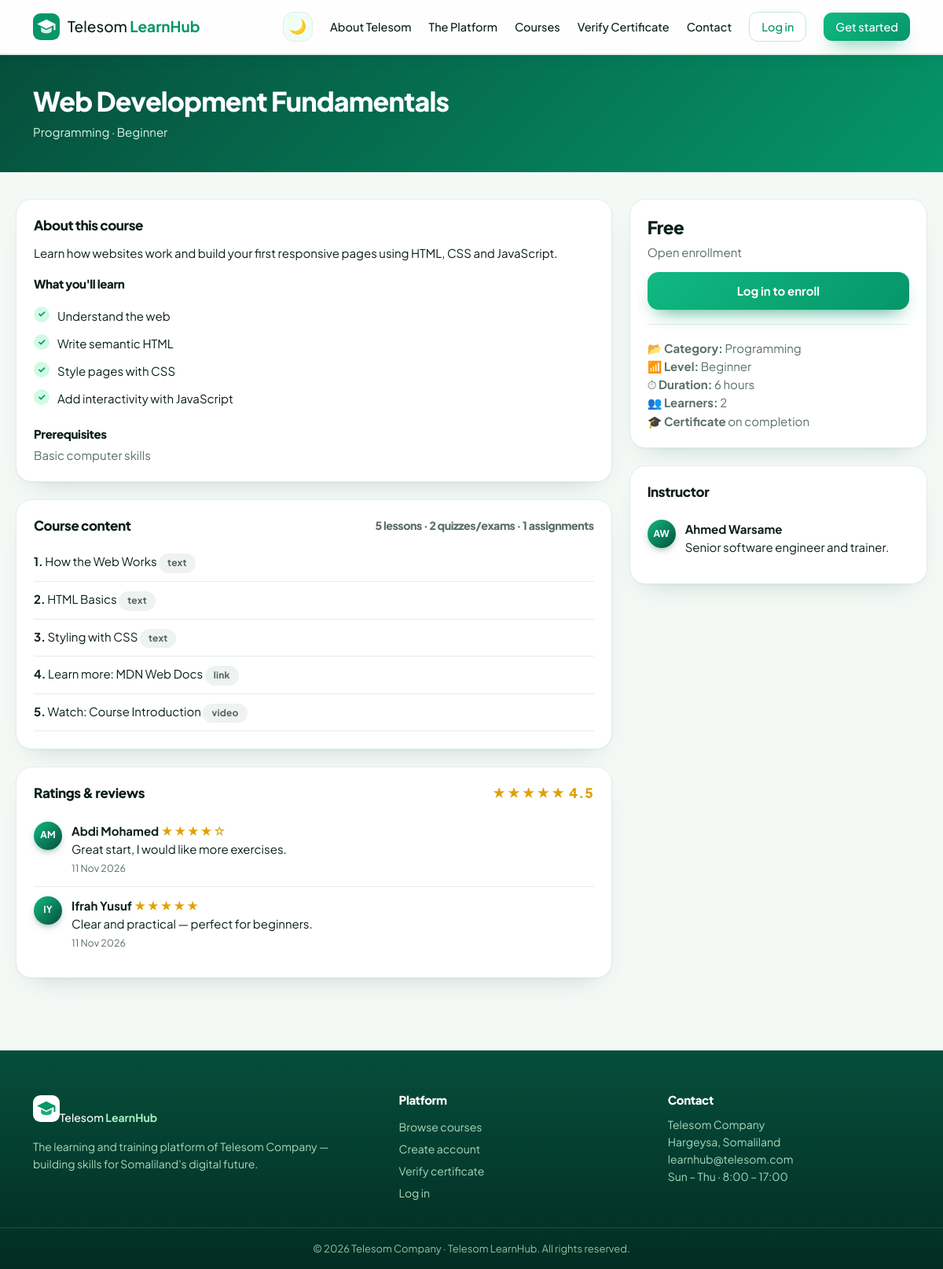
The app's page /course.php?id=1 with its own data.
### tables this page shows
CREATE TABLE courses (
  id INT AUTO_INCREMENT PRIMARY KEY, title VARCHAR(160) NOT NULL, description TEXT, category_id INT,
  instructor_id INT NOT NULL, org_id INT NULL, level ENUM('Beginner','Intermediate','Advanced') DEFAULT 'Beginner',
  duration VARCHAR(40), objectives TEXT, prerequisites TEXT,
  enroll_type ENUM('free','paid','approval','private') DEFAULT 'free', price DECIMAL(8,2) DEFAULT 0,
  status ENUM('pending','approved','rejected') DEFAULT 'pending', created_at TIMESTAMP DEFAULT CURRENT_TIMESTAMP,
  FOREIGN KEY (category_id) REFERENCES categories(id) ON DELETE SET NULL,
  FOREIGN KEY (instructor_id) REFERENCES users(id) ON DELETE CASCADE
);

CREATE TABLE categories (id INT AUTO_INCREMENT PRIMARY KEY, name VARCHAR(80) NOT NULL UNIQUE);

CREATE TABLE lessons (
  id INT AUTO_INCREMENT PRIMARY KEY, course_id INT NOT NULL, title VARCHAR(160) NOT NULL,
  type ENUM('text','video','audio','pdf','document','image','link') DEFAULT 'text',
  content TEXT, url VARCHAR(500), file VARCHAR(255), position INT DEFAULT 0,
  FOREIGN KEY (course_id) REFERENCES courses(id) ON DELETE CASCADE
);

CREATE TABLE reviews (
  id INT AUTO_INCREMENT PRIMARY KEY, course_id INT NOT NULL, user_id INT NOT NULL, rating TINYINT NOT NULL, body TEXT, reported TINYINT DEFAULT 0,
  created_at TIMESTAMP DEFAULT CURRENT_TIMESTAMP, UNIQUE(course_id, user_id),
  FOREIGN KEY (course_id) REFERENCES courses(id) ON DELETE CASCADE, FOREIGN KEY (user_id) REFERENCES users(id) ON DELETE CASCADE
);

CREATE TABLE users (
  id INT AUTO_INCREMENT PRIMARY KEY,
  name VARCHAR(120) NOT NULL, email VARCHAR(150) NOT NULL UNIQUE, password VARCHAR(255) NOT NULL,
  role ENUM('admin','instructor','learner','organization') NOT NULL DEFAULT 'learner',
  org_id INT NULL, phone VARCHAR(30), country VARCHAR(60), bio TEXT, education VARCHAR(255), skills VARCHAR(255), signatory VARCHAR(120) NULL, signatory_title VARCHAR(120) NULL,
  org_status ENUM('pending','approved','rejected') NOT NULL DEFAULT 'approved',
  status ENUM('active','suspended') NOT NULL DEFAULT 'active', created_at TIMESTAMP DEFAULT CURRENT_TIMESTAMP
);

### course.php (the view, shortened to what this page needs)
<?php
require 'includes/config.php';
$u = me(); $id = (int)($_GET['id'] ?? 0);
$c = one("SELECT c.*, u.name inst, u.bio ibio, k.name cat FROM courses c JOIN users u ON u.id=c.instructor_id LEFT JOIN categories k ON k.id=c.category_id WHERE c.id=?", [$id]);
$mgr = $u && can_manage($c, $u);
$en = $u ? one("SELECT * FROM enrollments WHERE user_id=? AND course_id=?", [$u['id'], $id]) : null;
$active = $en && $en['status'] === 'active';
$lessons = all("SELECT * FROM lessons WHERE course_id=? ORDER BY position,id", [$id]);
$nq = one("SELECT COUNT(*) c FROM quizzes WHERE course_id=?", [$id])['c']; $na = one("SELECT COUNT(*) c FROM assignments WHERE course_id=?", [$id])['c'];
$rv = all("SELECT r.*, u.name FROM reviews r JOIN users u ON u.id=r.user_id WHERE r.course_id=? ORDER BY r.id DESC", [$id]);
$avg = $rv ? array_sum(array_column($rv, 'rating')) / count($rv) : 0; $mine_rv = $u ? one("SELECT * FROM reviews WHERE course_id=? AND user_id=?", [$id, $u['id']]) : null;
$layout = $u ? 'app' : 'public'; $title = $c['title']; include 'includes/header.php';
if (!$u): ?><div class="hero-sm"><div class="wrap"><h1><?= e($c['title']) ?></h1><p><?= e($c['cat']) ?> · <?= e($c['level']) ?></p></div></div><div class="wrap pubc"><?php endif; ?>
<div class="cols">
 <div>
  <div class="card"><h3>About this course <?php if ($c['status'] !== 'approved'): ?><span class="badge warn"><?= e($c['status']) ?></span><?php endif; ?></h3>
    <p style="color:var(--ink);white-space:pre-line"><?= e($c['description']) ?></p>
    <?php if ($c['objectives']): ?><h4 style="margin:18px 0 6px">What you'll learn</h4><ul class="checks"><?php foreach (explode('|', str_replace("\n", '|', $c['objectives'])) as $o) if (trim($o)) echo '<li>'.e(trim($o)).'</li>'; ?></ul><?php endif; ?>
    <?php if ($c['prerequisites']): ?><h4 style="margin:18px 0 6px">Prerequisites</h4><p><?= e($c['prerequisites']) ?></p><?php endif; ?>
  </div>
  <div class="card"><h3>Course content <small class="muted"><?= count($lessons) ?> lessons · <?= $nq ?> quizzes/exams · <?= $na ?> assignments</small></h3>
    <?php foreach ($lessons as $i => $l): ?><div style="padding:10px 0;border-bottom:1px solid var(--line)"><b><?= $i + 1 ?>.</b> <?= e($l['title']) ?> <span class="badge grey"><?= e($l['type']) ?></span></div><?php endforeach; if (!$lessons) echo '<p class="muted">No lessons yet.</p>'; ?>
  </div>
  <div class="card" id="reviews"><h3>Ratings & reviews <span class="star"><?= $avg ? stars($avg).' '.number_format($avg, 1) : '' ?></span></h3>
    <?php foreach ($rv as $r): ?><div class="cmt"><span class="av"><?= e(initials($r['name'])) ?></span><div style="flex:1"><b><?= e($r['name']) ?></b> <span class="star"><?= stars($r['rating']) ?></span><p><?= e($r['body']) ?></p><small><?= fdate($r['created_at']) ?></small></div>
      </div><?php endforeach; ?>
  </div>
 </div>
 <div>
  <div class="card"><h2 style="margin-bottom:6px"><?= $c['enroll_type'] === 'paid' ? '$'.number_format($c['price'], 2) : ($c['enroll_type'] === 'private' ? 'Private' : 'Free') ?></h2>
    <p style="margin-bottom:14px"><?= ['free' => 'Open enrollment', 'paid' => 'One-time payment', 'approval' => 'Instructor approval required', 'private' => 'Assigned by your organization'][$c['enroll_type']] ?></p>
    <?php if ($active): ?><a class="btn btn-block" href="learn.php?course=<?= $id ?>">Continue learning</a>
    <?php elseif ($en): ?><span class="badge warn"><?= $c['enroll_type'] === 'paid' ? 'Payment awaiting confirmation' : 'Enrollment pending approval' ?></span><?php if ($c['enroll_type'] === 'paid'): ?><p style="margin-top:8px"><a href="payments.php">View payment status →</a></p><?php endif; ?>
    <?php elseif ($mgr): ?><a class="btn btn-block" href="course_edit.php?id=<?= $id ?>">Manage course</a>
    <?php elseif (!$u): ?><a class="btn btn-block" href="login.php">Log in to enroll</a>
    <?php elseif ($u['role'] !== 'learner'): ?><p class="muted">Only learner accounts can enroll.</p>
    <?php elseif ($c['enroll_type'] === 'private'): ?><p class="muted">Your organization will assign this course to you.</p>
    <?php elseif ($c['enroll_type'] === 'paid'): ?><a class="btn btn-block" href="checkout.php?course=<?= $id ?>">💳 Pay & enroll</a><small class="muted" style="display:block;margin-top:8px">ZAAD · eDahab · Bank transfer</small>
    <?php else: ?><form method="post"><?= csrf_field() ?><input type="hidden" name="action" value="enroll"><button class="btn btn-block"><?= ['free' => 'Enroll for free', 'approval' => 'Request to join'][$c['enroll_type']] ?></button></form><?php endif; ?>
    <hr style="border:0;border-top:1px solid var(--line);margin:18px 0">
    <p>📂 <b>Category:</b> <?= e($c['cat']) ?></p><p>📶 <b>Level:</b> <?= e($c['level']) ?></p><p>⏱ <b>Duration:</b> <?= e($c['duration']) ?></p><p>👥 <b>Learners:</b> <?= $n ?></p><p>🎓 <b>Certificate</b> on completion</p>
  </div>
  <div class="card"><h3>Instructor</h3><div class="cmt" style="border:0"><span class="av"><?= e(initials($c['inst'])) ?></span><div><b><?= e($c['inst']) ?></b><p><?= e($c['ibio']) ?></p></div></div></div>
 </div>
</div>
<?php if (!$u) echo '</div>'; include 'includes/footer.php'; ?>

### includes/header.php (shortened to what this page needs)
<?php
require_once __DIR__.'/config.php';
$u = me(); $layout = $layout ?? 'app'; $title = $title ?? 'Telesom LearnHub';
?><!DOCTYPE html>
<html lang="en"><head>
<link rel="stylesheet" href="assets/css/style.css"><link rel="stylesheet" href="assets/css/theme.css"></head>
<body class="<?= $layout === 'auth' ? 'authpage' : e($layout) ?>">
<?php if ($layout === 'auth'): ?>
<button class="tg theme-btn theme-fab" type="button" title="Night / day mode" aria-label="Toggle night and day mode"><span class="ti">🌙</span></button>
<?php elseif ($layout === 'public'): ?>
<header class="nav"><div class="wrap nav-in">
  <a class="brand" href="index.php"><?= logo() ?><span>Telesom <b>LearnHub</b></span></a>
  <nav class="nav-links"><button class="tg theme-btn" type="button" title="Night / day mode" aria-label="Toggle night and day mode"><span class="ti">🌙</span></button>
    <a href="index.php#about">About Telesom</a><a href="index.php#platform">The Platform</a><a href="courses.php">Courses</a><a href="verify.php">Verify Certificate</a><a href="index.php#contact">Contact</a>
    <?php if ($u): ?><a class="btn btn-sm" href="dashboard.php">Dashboard</a><?php else: ?><a class="btn btn-outline btn-sm" href="login.php">Log in</a><a class="btn btn-sm" href="register.php">Get started</a><?php endif; ?>
  </nav></div></header>
<main class="pub">
<?php endif; ?>

### includes/config.php (shortened to what this page needs)
<?php
try {
    $pdo = new PDO("mysql:host=".DB_HOST.";dbname=".DB_NAME.";charset=utf8mb4", DB_USER, DB_PASS,
        [PDO::ATTR_ERRMODE => PDO::ERRMODE_EXCEPTION, PDO::ATTR_DEFAULT_FETCH_MODE => PDO::FETCH_ASSOC]);
} catch (PDOException $ex) {
    die('<h3>Database connection failed.</h3><p>Import <code>database/database.sql</code> and check <code>includes/config.php</code>.</p>');
}
try { $pdo->exec("SET time_zone='".date('P')."'"); } catch (Throwable $ex) {}
if (empty($_SESSION['schema_v4'])) {
    try {
        $pdo->exec("CREATE TABLE IF NOT EXISTS password_resets (id INT AUTO_INCREMENT PRIMARY KEY, user_id INT NOT NULL, token_hash CHAR(64) NOT NULL, expires_at DATETIME NOT NULL, FOREIGN KEY (user_id) REFERENCES users(id) ON DELETE CASCADE) ENGINE=InnoDB");
        $pdo->exec("CREATE TABLE IF NOT EXISTS live_classes (id INT AUTO_INCREMENT PRIMARY KEY, course_id INT NOT NULL, title VARCHAR(160) NOT NULL, description TEXT, start_at DATETIME NOT NULL, duration_min INT DEFAULT 60, meeting_url VARCHAR(500) NOT NULL, provider ENUM('jitsi','zoom','meet','teams','other') DEFAULT 'jitsi', status ENUM('scheduled','live','ended','cancelled') DEFAULT 'scheduled', recording_url VARCHAR(500) NULL, created_at TIMESTAMP DEFAULT CURRENT_TIMESTAMP, FOREIGN KEY (course_id) REFERENCES courses(id) ON DELETE CASCADE) ENGINE=InnoDB");
        $pdo->exec("CREATE TABLE IF NOT EXISTS live_attendance (id INT AUTO_INCREMENT PRIMARY KEY, live_id INT NOT NULL, user_id INT NOT NULL, joined_at TIMESTAMP DEFAULT CURRENT_TIMESTAMP, UNIQUE(live_id, user_id), FOREIGN KEY (live_id) REFERENCES live_classes(id) ON DELETE CASCADE, FOREIGN KEY (user_id) REFERENCES users(id) ON DELETE CASCADE) ENGINE=InnoDB");
    } catch (Throwable $ex) {  }
}
if (empty($_SESSION['schema_v5'])) {
    try {
        $pdo->exec("CREATE TABLE IF NOT EXISTS plans (id INT AUTO_INCREMENT PRIMARY KEY, name VARCHAR(80) NOT NULL, billing ENUM('monthly','yearly') NOT NULL, price DECIMAL(10,2) NOT NULL, max_learners INT NOT NULL DEFAULT 25, max_courses INT NOT NULL DEFAULT 5, features VARCHAR(255) NULL, active TINYINT NOT NULL DEFAULT 1, sort_order INT NOT NULL DEFAULT 0) ENGINE=InnoDB");
        $pdo->exec("CREATE TABLE IF NOT EXISTS org_subscriptions (id INT AUTO_INCREMENT PRIMARY KEY, org_id INT NOT NULL, plan_id INT NULL, plan_name VARCHAR(80), billing ENUM('monthly','yearly') NOT NULL DEFAULT 'monthly', amount DECIMAL(10,2) NOT NULL DEFAULT 0, max_learners INT NOT NULL DEFAULT 25, max_courses INT NOT NULL DEFAULT 5, status ENUM('pending','active','rejected','cancelled') NOT NULL DEFAULT 'pending', sponsored TINYINT NOT NULL DEFAULT 0, method ENUM('zaad','edahab','bank','none') DEFAULT 'none', phone VARCHAR(30), reference VARCHAR(60), invoice VARCHAR(30), start_at DATE NULL, end_at DATE NULL, created_at TIMESTAMP DEFAULT CURRENT_TIMESTAMP, confirmed_at DATETIME NULL, FOREIGN KEY (org_id) REFERENCES users(id) ON DELETE CASCADE) ENGINE=InnoDB");
    } catch (Throwable $ex) {  }
}
function e($s){ return htmlspecialchars((string)$s, ENT_QUOTES, 'UTF-8'); }
function q($sql, $p = []){ global $pdo; $s = $pdo->prepare($sql); $s->execute($p); return $s; }
function one($sql, $p = []){ return q($sql, $p)->fetch(); }
function all($sql, $p = []){ return q($sql, $p)->fetchAll(); }
function me(){ static $u = null; if (!$u && isset($_SESSION['uid'])) $u = one("SELECT * FROM users WHERE id=? AND status='active'", [$_SESSION['uid']]); return $u; }
function initials($n){ $p = preg_split('/\s+/', trim($n)); return strtoupper(substr($p[0], 0, 1).(isset($p[1]) ? substr($p[1], 0, 1) : '')); }
function stars($n){ $n = round($n); return str_repeat('★', $n).str_repeat('☆', 5 - $n); }
function fdate($s, $t = false){ return $s ? date($t ? 'd M Y, H:i' : 'd M Y', strtotime($s)) : '—'; }
function logo($c = 'var(--g)'){ $f = $c === '#fff' ? 'var(--g)' : '#fff'; return '<svg width="34" height="34" viewBox="0 0 40 40"><rect width="40" height="40" rx="11" fill="'.$c.'"/><path d="M20 9 6 16l14 7 11-5.5V25h2.5V16L20 9z" fill="'.$f.'"/><path d="M12 21v5c0 2.2 3.6 4 8 4s8-1.8 8-4v-5l-8 4-8-4z" fill="'.$f.'" opacity=".85"/></svg>'; }

### includes/footer.php
<?php if (($layout ?? 'app') === 'auth'): ?>
<?php elseif (($layout ?? 'app') === 'public'): ?>
</main>
<footer class="foot" id="contact"><div class="wrap foot-in">
  <div><a class="brand" href="index.php"><?= logo('#fff') ?><span>Telesom <b>LearnHub</b></span></a>
    <p>The learning and training platform of Telesom Company — building skills for Somaliland's digital future.</p></div>
  <div><h4>Platform</h4><a href="courses.php">Browse courses</a><a href="register.php">Create account</a><a href="verify.php">Verify certificate</a><a href="login.php">Log in</a></div>
  <div><h4>Contact</h4><p>Telesom Company<br>Hargeysa, Somaliland<br>learnhub@telesom.com<br>Sun – Thu · 8:00 – 17:00</p></div>
</div><div class="copy">© <?= date('Y') ?> Telesom Company · Telesom LearnHub. All rights reserved.</div></footer>
<?php else: ?>
</main></div></div>
<?php endif; ?>
<script src="assets/js/app.js"></script></body></html>

### assets/css/theme.css (style rules this page uses)
:root { --g:#059669;--g2:#10b981;--gd:#064e3b;--gl:#d1fae5;--g-soft:#f0fdf7;--ink:#0b1f17;--mut:#5b6f66;--line:#e3eee8;--bg:#f4f9f6;--r:20px;--sh:0 14px 34px -16px rgba(5,80,56,.28);--sh2:0 32px 64px -24px rgba(5,80,56,.4) }
body { font-family:"Plus Jakarta Sans","Inter","Segoe UI",system-ui,sans-serif;background:var(--bg);color:var(--ink) }
h1,h2,h3,h4 { letter-spacing:-.025em;font-weight:800 }
.btn { background:linear-gradient(135deg,var(--g2),var(--g));border:0;padding:12px 24px;border-radius:14px;box-shadow:0 12px 24px -12px rgba(5,150,105,.85);font-weight:700 }
.btn-outline { background:#fff;color:var(--g)!important;border:1.5px solid #bfe9d6;box-shadow:none }
.btn-sm { padding:7px 15px;border-radius:11px }
.nav { background:rgba(255,255,255,.85) }
.foot { background:linear-gradient(180deg,#064e3b,#022c22) }
.av { background:linear-gradient(135deg,var(--g2),var(--gd)) }
.card,.kpi,.cc,.feat,.aud-i,.faq,.player,.auth-card { border:1px solid var(--line);border-radius:var(--r) }
.card { box-shadow:0 1px 2px rgba(5,80,56,.04),0 16px 34px -22px rgba(5,80,56,.28) }
.card h3 { font-size:17px }
.badge { background:#d1fae5;color:#065f46 }
.badge.grey { background:#eef2f0;color:#51645b }
.tg { width:42px;height:42px;border-radius:13px;border:1px solid var(--line);background:var(--g-soft);color:var(--ink);cursor:pointer;display:grid;place-items:center;font-size:18px;flex:none;transition:.2s var(--ease) }
.nav-links .tg { width:38px;height:38px }

### records on screen
courses: title "Web Development Fundamentals", category.name "Programming", level "Beginner", description "Learn how websites work and build your first responsive pages using HTML, CSS and JavaScript.", objectives "Understand the web", objectives "Write semantic HTML", objectives "Style pages with CSS", objectives "Add interactivity with JavaScript", prerequisites "Basic computer skills", enroll_type "Open enrollment", duration "6 hours", instructor.name "AW", instructor.name "Ahmed Warsame", instructor.bio "Senior software engineer and trainer."
lessons: title "How the Web Works", type "text"
lessons: title "HTML Basics", type "text"
lessons: title "Styling with CSS", type "text"
lessons: title "Learn more: MDN Web Docs", type "link"
lessons: title "Watch: Course Introduction", type "video"
reviews: user.name "AM", user.name "Abdi Mohamed", rating "★★★★☆", body "Great start, I would like more exercises.", created_at "11 Nov 2026"
reviews: user.name "IY", user.name "Ifrah Yusuf", rating "★★★★★", body "Clear and practical — perfect for beginners.", created_at "11 Nov 2026"

### other values on screen
count($lessons) "5"
$nq "2"
$na "1"
stars($avg) "★★★★★"
$avg "4.5"
$n "2"
